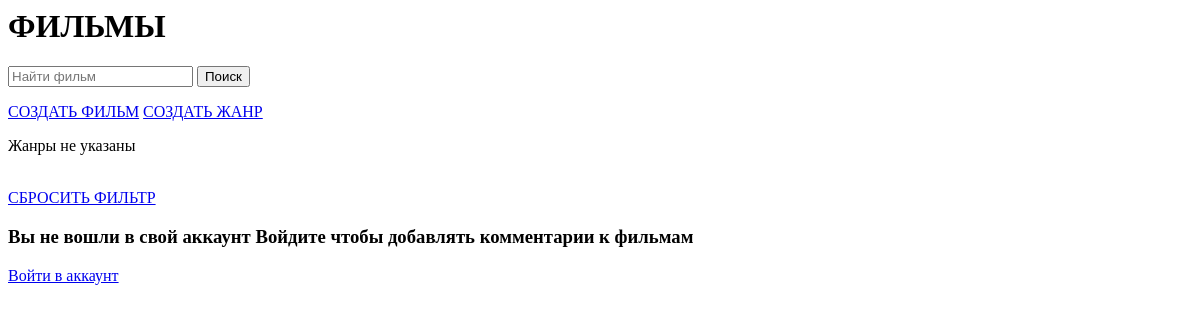
Page /movies_list/ on the earlier database version.
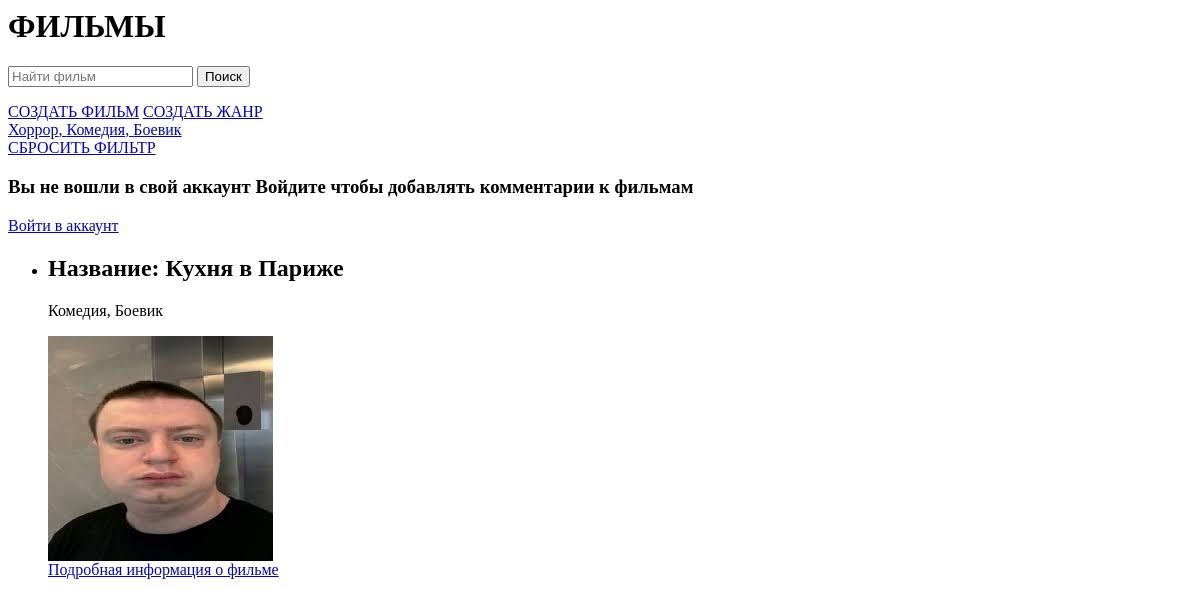
Same page on the later database version.
### CineBoard/models.py (models this page shows, shortened)
class Genre(models.Model):
    title = models.CharField(max_length=100, verbose_name='Название жанра')
    description = models.TextField(max_length=300, verbose_name="Описание жанра")

class Movie(models.Model):
    title = models.CharField(max_length=100, verbose_name="Название фильма")
    genre = models.ManyToManyField(Genre)
    photo = models.ImageField(upload_to='movies/')
    description = models.TextField(max_length=300, verbose_name="Описание фильма")
    release_date = models.DateField(verbose_name='Дата релиза фильма')
    duration = models.PositiveIntegerField(verbose_name="Длительность фильма (в минутах)")
    language = models.CharField(verbose_name="Язык фильма", max_length=50)
    rating = models.DecimalField(max_digits=3, decimal_places=1, verbose_name="Рейтинг")
    trailer_url = models.URLField(blank=True, verbose_name="Ссылка на трейлер")
    age_rating = models.CharField(max_length=5, verbose_name="Возрастное ограничение")

### CineBoard/views.py (the view)
# urls.py: path('movies_list/', views.MovieListView.as_view(), name='movies_list'),
class MovieListView(generic.ListView):
    template_name = 'cineboard/movies_view.html'
    context_object_name = 'movies'
    model = models.Movie
    def get_queryset(self):
        return self.model.objects.all()
    def get_context_data(self, **kwargs):
        context = super().get_context_data(**kwargs)
        genre = models.Genre.objects.all()
        context['genres'] = genre
        return context

### templates/cineboard/movies_view.html (shortened to what this page needs)
<h1>ФИЛЬМЫ</h1>
<form method="get" enctype="multipart/form-data" action="{% url 'search' %}">
    <input type="search" placeholder="Найти фильм" name="s">
    <button type="submit">Поиск</button>
</form>
<a href="{% url 'create_movie' %}">СОЗДАТЬ ФИЛЬМ</a>
<a href="{% url 'create_genre' %}">СОЗДАТЬ ЖАНР</a>
{% for genre in genres %}
    <a href="{% url 'movies_of_genre' genre.id %}">{{ genre.title }}{% if not forloop.last %}, {% endif %}</a>
{% empty %}
    <p>Жанры не указаны</p>
{% endfor %}
<a href="{% url 'movies_list' %}"> СБРОСИТЬ ФИЛЬТР </a>
{% if not request.user.is_authenticated %}
    <h3>
        Вы не вошли в свой аккаунт
        Войдите чтобы добавлять комментарии к фильмам
    </h3>
    <a href="{% url 'login' %}">Войти в аккаунт</a>
{% endif %}
<ul>
    {% for i in movies %}
    <li>
        <h2>Название: {{ i.title }}</h2>
        <p>
            {% for genre in i.genre.all %}
                {{ genre.title }}{% if not forloop.last %}, {% endif %}
            {% empty %}
                Жанр не указан
            {% endfor %}
        </p>
        {% if i.photo %}
        <img src="{{ i.photo.url }}" alt="">
        {% else %}
        <p>Изображение обложки не было добавлено</p>
        {% endif %}
        <br>
        <a href="{% url 'movie_detailed' i.id %}">Подробная информация о фильме</a>
    </li>
    {% endfor %}
</ul>

Differences in the rows shown:
added Genre: title "Хоррор", shown under "ФИЛЬМЫ"
added Genre: title "Комедия"
added Genre: title "Боевик"
added Movie: title "Кухня в Париже", photo (picture)
Other differences:
text no longer shown: "Жанры не указаны"
